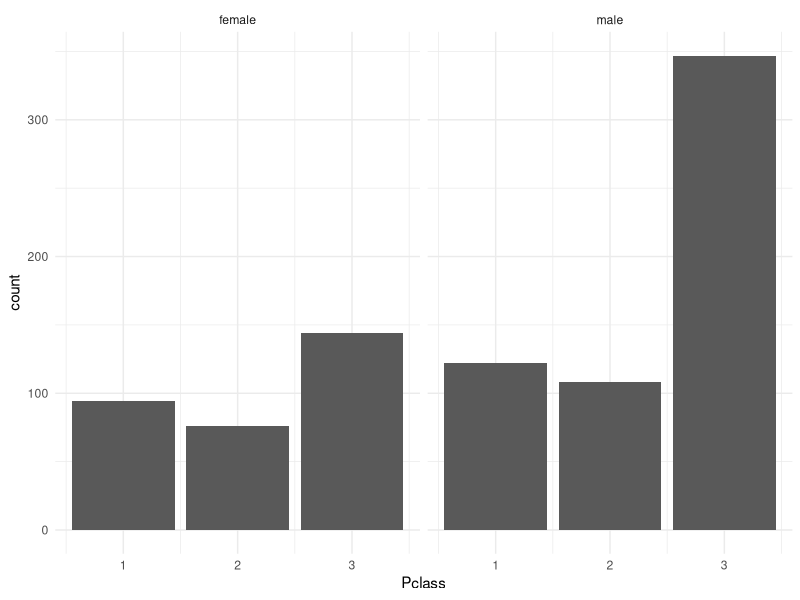
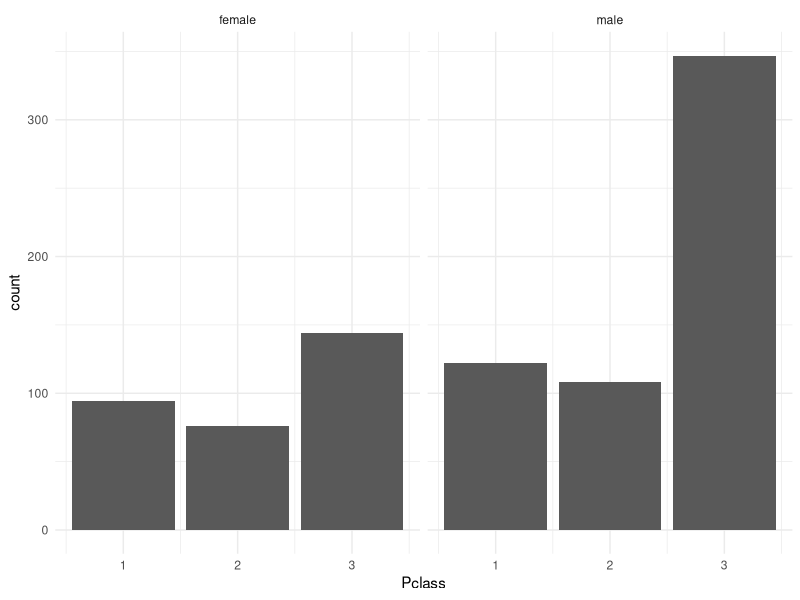

Source code (R) for these figures, in order:
# =====================================
# Funktionen für deskriptive Statistik
# Teil 2 (VI)
# =====================================

# 1) Deskriptive Statistik für metrische Variablen
desc_metric <- function(x) {
  stopifnot(is.numeric(x))
  
  list(
    mean   = mean(x, na.rm = TRUE),
    median = median(x, na.rm = TRUE),
    sd     = sd(x, na.rm = TRUE),
    min    = min(x, na.rm = TRUE),
    max    = max(x, na.rm = TRUE)
  )
}



# 2) Deskriptive Statistik für kategoriale Variablen
desc_categorical <- function(x) {
  x <- as.factor(x)
  
  freq <- table(x)
  prop <- prop.table(freq)
  
  data.frame(
    category   = names(freq),
    count      = as.numeric(freq),
    proportion = round(as.numeric(prop), 3)
  )
}


# 3) Bivariat: kategorial x kategorial
desc_cat_cat <- function(x, y) {
  x <- as.factor(x)
  y <- as.factor(y)

  tab <- table(x, y)

  list(
    counts = tab,
    row_prop = prop.table(tab, 1)
  )
}


# 4) Bivariat: metrisch x dichotom
desc_metric_dicho <- function(metric, group) {
  group <- as.factor(group)

  aggregate(
    metric,
    by = list(group),
    FUN = function(x)
      c(mean = mean(x, na.rm = TRUE),
        sd   = sd(x, na.rm = TRUE))
  )
}


# 5) Visualisierung: 3 kategoriale Variablen
# Paket laden
install.packages("ggplot2")

library(ggplot2)

# Titanic Daten laden
titanic_data <- read.csv("data/processed/titanic_modified.csv")

# Funktion plot_cat3 (deine Funktion)
plot_cat3 <- function(df, x, fill, facet) {
  ggplot(df, aes(.data[[x]], fill = .data[[fill]])) +
    geom_bar(position = "dodge") +
    facet_wrap(~ .data[[facet]]) +
    theme_minimal()
}

# Plot erstellen
plot1 <- plot_cat3(
  titanic_data,
  "Pclass",
  "Survived",
  "Sex"
)

# Plot anzeigen
plot1

# Plot speichern
ggsave("plot_cat3.png", plot1)
